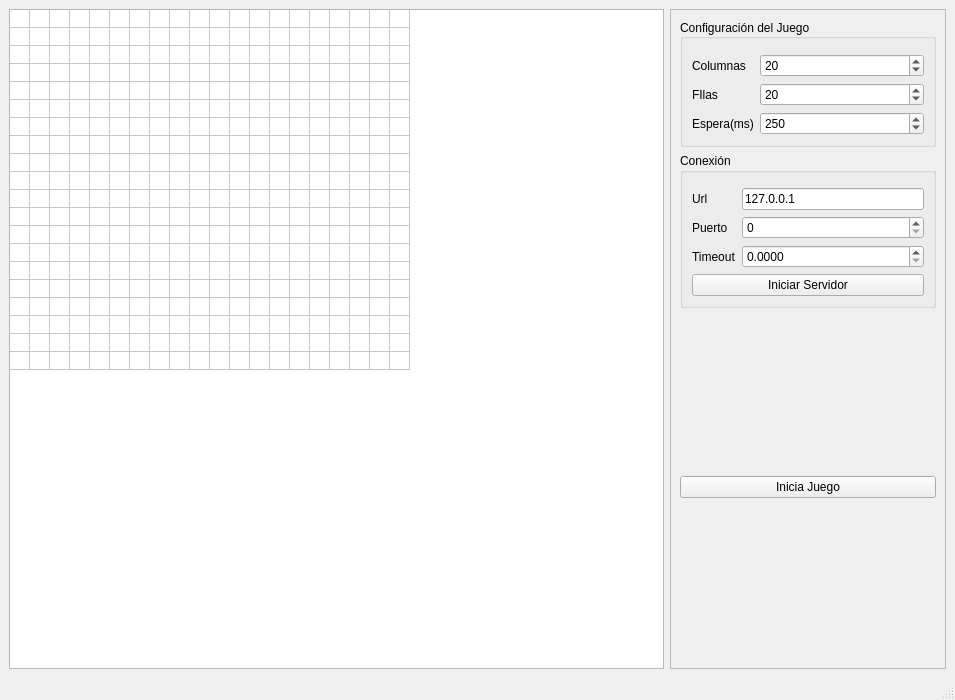
<?xml version="1.0" encoding="UTF-8"?>
<ui version="4.0">
 <class>MainWindow</class>
 <widget class="QMainWindow" name="MainWindow">
  <property name="geometry">
   <rect>
    <x>0</x>
    <y>0</y>
    <width>955</width>
    <height>700</height>
   </rect>
  </property>
  <property name="sizePolicy">
   <sizepolicy hsizetype="Preferred" vsizetype="Preferred">
    <horstretch>0</horstretch>
    <verstretch>0</verstretch>
   </sizepolicy>
  </property>
  <property name="windowTitle">
   <string>Snake - Servidor</string>
  </property>
  <widget class="QWidget" name="centralwidget">
   <layout class="QHBoxLayout" name="horizontalLayout" stretch="1,0">
    <item>
     <widget class="QTableWidget" name="table">
      <property name="minimumSize">
       <size>
        <width>400</width>
        <height>400</height>
       </size>
      </property>
      <property name="lineWidth">
       <number>0</number>
      </property>
      <property name="verticalScrollBarPolicy">
       <enum>Qt::ScrollBarAlwaysOff</enum>
      </property>
      <property name="horizontalScrollBarPolicy">
       <enum>Qt::ScrollBarAlwaysOff</enum>
      </property>
      <property name="editTriggers">
       <set>QAbstractItemView::NoEditTriggers</set>
      </property>
      <property name="tabKeyNavigation">
       <bool>false</bool>
      </property>
      <property name="showDropIndicator" stdset="0">
       <bool>false</bool>
      </property>
      <property name="dragDropOverwriteMode">
       <bool>false</bool>
      </property>
      <property name="selectionMode">
       <enum>QAbstractItemView::NoSelection</enum>
      </property>
      <property name="textElideMode">
       <enum>Qt::ElideNone</enum>
      </property>
      <property name="verticalScrollMode">
       <enum>QAbstractItemView::ScrollPerItem</enum>
      </property>
      <property name="showGrid">
       <bool>true</bool>
      </property>
      <property name="wordWrap">
       <bool>true</bool>
      </property>
      <property name="cornerButtonEnabled">
       <bool>true</bool>
      </property>
      <property name="rowCount">
       <number>20</number>
      </property>
      <property name="columnCount">
       <number>20</number>
      </property>
      <attribute name="horizontalHeaderVisible">
       <bool>false</bool>
      </attribute>
      <attribute name="horizontalHeaderDefaultSectionSize">
       <number>16</number>
      </attribute>
      <attribute name="horizontalHeaderMinimumSectionSize">
       <number>0</number>
      </attribute>
      <attribute name="verticalHeaderVisible">
       <bool>false</bool>
      </attribute>
      <attribute name="verticalHeaderDefaultSectionSize">
       <number>16</number>
      </attribute>
      <attribute name="verticalHeaderMinimumSectionSize">
       <number>0</number>
      </attribute>
      <row/>
      <row/>
      <row/>
      <row/>
      <row/>
      <row/>
      <row/>
      <row/>
      <row/>
      <row/>
      <row/>
      <row/>
      <row/>
      <row/>
      <row/>
      <row/>
      <row/>
      <row/>
      <row/>
      <row/>
      <column/>
      <column/>
      <column/>
      <column/>
      <column/>
      <column/>
      <column/>
      <column/>
      <column/>
      <column/>
      <column/>
      <column/>
      <column/>
      <column/>
      <column/>
      <column/>
      <column/>
      <column/>
      <column/>
      <column/>
     </widget>
    </item>
    <item>
     <widget class="QFrame" name="frame">
      <property name="minimumSize">
       <size>
        <width>276</width>
        <height>0</height>
       </size>
      </property>
      <property name="frameShape">
       <enum>QFrame::StyledPanel</enum>
      </property>
      <property name="frameShadow">
       <enum>QFrame::Raised</enum>
      </property>
      <layout class="QVBoxLayout" name="verticalLayout">
       <item>
        <widget class="QGroupBox" name="group_Config">
         <property name="title">
          <string>Configuración del Juego</string>
         </property>
         <property name="alignment">
          <set>Qt::AlignLeading|Qt::AlignLeft|Qt::AlignVCenter</set>
         </property>
         <property name="flat">
          <bool>false</bool>
         </property>
         <property name="checkable">
          <bool>false</bool>
         </property>
         <layout class="QFormLayout" name="formLayout">
          <property name="horizontalSpacing">
           <number>6</number>
          </property>
          <property name="verticalSpacing">
           <number>6</number>
          </property>
          <property name="topMargin">
           <number>15</number>
          </property>
          <item row="0" column="0">
           <widget class="QLabel" name="label_Col">
            <property name="text">
             <string>Columnas</string>
            </property>
           </widget>
          </item>
          <item row="0" column="1">
           <widget class="QSpinBox" name="spinBox_Columnas">
            <property name="value">
             <number>20</number>
            </property>
           </widget>
          </item>
          <item row="1" column="1">
           <widget class="QSpinBox" name="spinBox_Filas">
            <property name="value">
             <number>20</number>
            </property>
           </widget>
          </item>
          <item row="1" column="0">
           <widget class="QLabel" name="label_Fil">
            <property name="text">
             <string>FIlas</string>
            </property>
           </widget>
          </item>
          <item row="2" column="1">
           <widget class="QSpinBox" name="spinBox_Wait">
            <property name="maximum">
             <number>1000</number>
            </property>
            <property name="value">
             <number>250</number>
            </property>
           </widget>
          </item>
          <item row="2" column="0">
           <widget class="QLabel" name="label_Wait">
            <property name="text">
             <string>Espera(ms)</string>
            </property>
           </widget>
          </item>
         </layout>
        </widget>
       </item>
       <item>
        <widget class="QGroupBox" name="group_Conexion">
         <property name="title">
          <string>Conexión</string>
         </property>
         <layout class="QFormLayout" name="formLayout_2">
          <property name="fieldGrowthPolicy">
           <enum>QFormLayout::AllNonFixedFieldsGrow</enum>
          </property>
          <property name="topMargin">
           <number>15</number>
          </property>
          <item row="1" column="0">
           <widget class="QLabel" name="label_url">
            <property name="text">
             <string>Url</string>
            </property>
           </widget>
          </item>
          <item row="1" column="1">
           <widget class="QLineEdit" name="URL">
            <property name="text">
             <string>127.0.0.1</string>
            </property>
           </widget>
          </item>
          <item row="2" column="0">
           <widget class="QLabel" name="label_Puerto">
            <property name="text">
             <string>Puerto</string>
            </property>
           </widget>
          </item>
          <item row="2" column="1">
           <widget class="QSpinBox" name="spinBox_Puerto"/>
          </item>
          <item row="3" column="0">
           <widget class="QLabel" name="label_Timeout">
            <property name="text">
             <string>Timeout</string>
            </property>
           </widget>
          </item>
          <item row="3" column="1">
           <widget class="QDoubleSpinBox" name="spinBox_Timeout">
            <property name="decimals">
             <number>4</number>
            </property>
           </widget>
          </item>
          <item row="5" column="0" colspan="2">
           <widget class="QPushButton" name="btn_Serv">
            <property name="text">
             <string>Iniciar Servidor</string>
            </property>
           </widget>
          </item>
         </layout>
        </widget>
       </item>
       <item>
        <spacer name="verticalSpacer">
         <property name="orientation">
          <enum>Qt::Vertical</enum>
         </property>
         <property name="sizeHint" stdset="0">
          <size>
           <width>20</width>
           <height>68</height>
          </size>
         </property>
        </spacer>
       </item>
       <item>
        <widget class="QPushButton" name="btn_Juego">
         <property name="text">
          <string>Inicia Juego</string>
         </property>
        </widget>
       </item>
       <item>
        <spacer name="verticalSpacer_2">
         <property name="orientation">
          <enum>Qt::Vertical</enum>
         </property>
         <property name="sizeHint" stdset="0">
          <size>
           <width>20</width>
           <height>69</height>
          </size>
         </property>
        </spacer>
       </item>
      </layout>
     </widget>
    </item>
   </layout>
  </widget>
  <widget class="QStatusBar" name="statusbar"/>
 </widget>
 <resources/>
 <connections/>
</ui>
